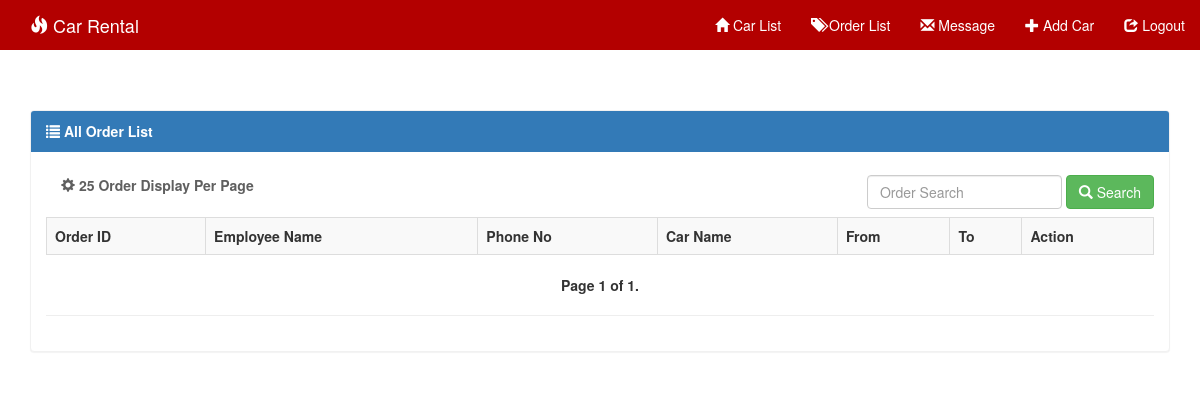
The page /listOrder/ on the database as committed earlier.
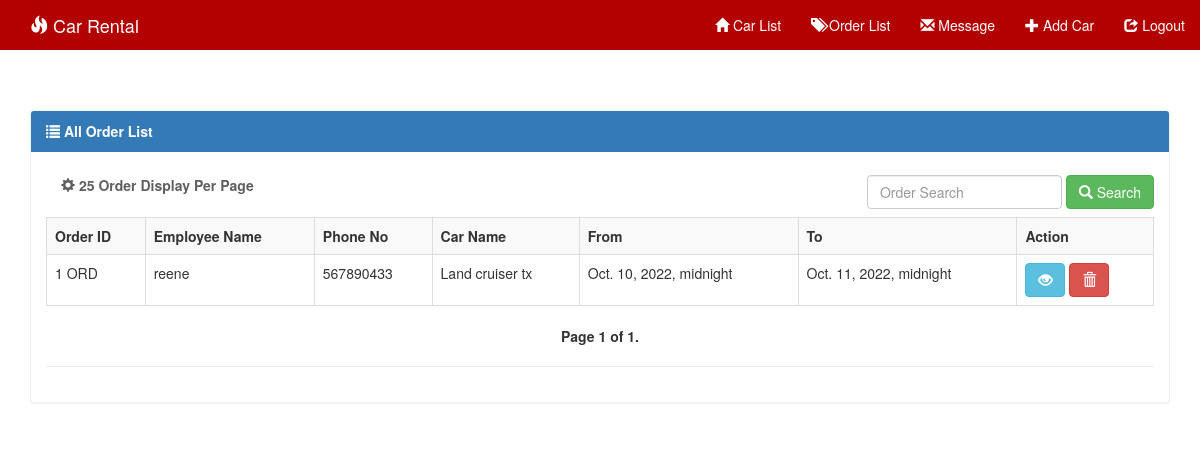
The same page on the database as committed later.
### system/models.py (models this page shows, shortened)
class Order(models.Model):
    car_name = models.CharField(max_length=100)
    employee_name = models.CharField(max_length=100)
    cell_no = models.CharField(max_length=15)
    address = models.TextField()
    date = models.DateTimeField()
    to = models.DateTimeField()

### system/views.py (the view)
# urls.py: path('listOrder/', order_list, name = "order_list"),
def order_list(request):
    order = Order.objects.all()
    query = request.GET.get('q')
    if query:
        order = order.filter(
            Q(movie_name__icontains=query)|
            Q(employee_name__icontains=query)
        )
    paginator = Paginator(order, 4)  # Show 15 contacts per page
    page = request.GET.get('page')
    try:
        order = paginator.page(page)
    except PageNotAnInteger:
        order = paginator.page(1)
    except EmptyPage:
        order = paginator.page(paginator.num_pages)
    context = {
        'order': order,
    }
    return render(request, 'order_list.html', context)

### templates/order_list.html (shortened to what this page needs)
{% extends 'base.html' %}
{% block nav %}
    <div class="collapse navbar-collapse" id="myNavbar">
      <ul class="nav navbar-nav navbar-right">
        <li><a href="{% url 'adminIndex' %}"><span class="glyphicon glyphicon-home"></span> Car List</a></li>
        <li><a href="{% url 'order_list' %}"><span class="glyphicon glyphicon-tags"></span> Order List</a></li>
        <li><a href="{% url 'message' %}"><span class="glyphicon glyphicon-envelope"></span> Message</a></li>
        <li><a href="{% url 'car_create' %}"><span class="glyphicon glyphicon-plus"></span> Add Car</a></li>
        <li><a href="{% url 'logout' %}"><span class="glyphicon glyphicon-share"></span> Logout</a></li>
      </ul>
    </div>
{% endblock %}
{% block body %}
<div class='container table-responsive'>
<div class="panel panel-primary">
  <div class="panel-heading"><strong><span class="glyphicon glyphicon-list"></span> All Order List</strong> </div>
    <div class="panel-body">
    <strong class="navbar-form navbar-left" style="color: #5f5f5f;"><span class="glyphicon glyphicon-cog"></span> 25 Order Display Per Page </strong>
    {% block search_box %}
      <form method="GET" class="navbar-form navbar-right" role="search">
        <div class="form-group">
          <input type="text" class="form-control" placeholder="Order Search" value="{{request.GET.q}}" name="q">
        </div>
        <button type="submit" class="btn btn-success"><span class="glyphicon glyphicon-search"></span> Search</button>
      </form>
      {% endblock %}
  <table class="table table-bordered table-striped table-hover">
   <tr>
     <td><strong>Order ID</strong></td>
   <td><strong>Employee Name</strong></td>
   <td><strong>Phone No</strong></td>
    <td><strong>Car Name</strong></td>
    <td><strong>From</strong></td>
    <td><strong>To</strong></td>
    <td><strong>Action</strong></td>
  </tr>
      {% for ob in order %}
    <tr>
    <td>{{ob.id}} ORD</td>
    <td>{{ob.employee_name}}</td>
    <td>{{ob.cell_no}}</td>
    <td>{{ob.car_name}}</td>
    <td>{{ob.date}}</td>
    <td>{{ob.to}}</td>
    <td>
         <a href="{% url 'order_detail' ob.id %}"><button type="button" class="btn btn-info"><span class="glyphicon glyphicon-eye-open"></span></button></a>
         <a href="{% url 'order_delete' ob.id %}"><button type="button" class="btn btn-danger"><span class="glyphicon glyphicon-trash"></span></button></a>
    </td>
</tr>
    {% endfor %}
  </table>
<nav>
  <ul class="pager">
      <li class="previous">
         <strong> Page {{ order.number }} of {{ order.paginator.num_pages }}.</strong>
    </li>
  </ul>
</nav>
    <hr>
    </div>
    </div>
{% endblock %}

Rows that differ between the two databases and show on the page:
added Order: id "1", employee_name "reene", cell_no "567890433", car_name "Land cruiser tx", date "Oct. 10, 2022, midnight", to "Oct. 11, 2022, midnight"
